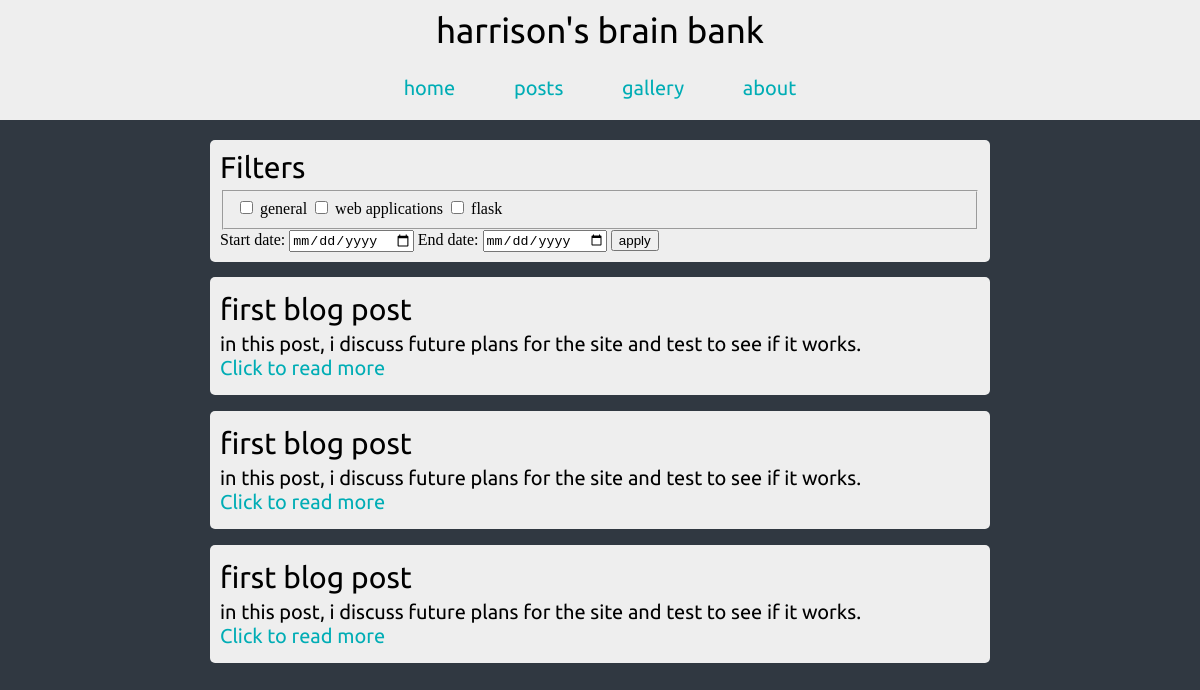
Page /posts on the earlier database version.
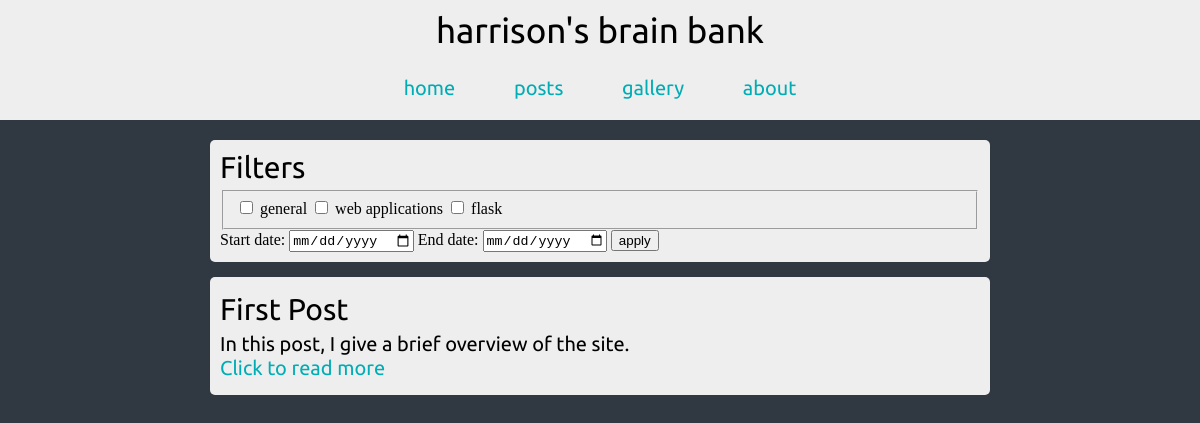
Same page on the later database version.
### tables this page shows
CREATE TABLE tag (
    id INTEGER PRIMARY KEY AUTOINCREMENT,
    name TEXT NOT NULL
);

CREATE TABLE post (
    id INTEGER PRIMARY KEY AUTOINCREMENT,
    created TIMESTAMP DEFAULT CURRENT_TIMESTAMP,
    title TEXT NOT NULL,
    description TEXT NOT NULL,
    body TEXT NOT NULL
);

### brainbank/routes.py (the view)
@current_app.route('/posts', methods=["GET", "POST"])
def posts():
    tags = db.get_tags()
    request_start = None
    request_end = None
    request_tags = []
    if request.method == "POST":
        request_start = request.form['start']
        request_end = request.form['end']
        request_tags = request.form.getlist('tags')
        posts = db.get_posts(startDate=request_start, endDate=request_end, tags=request_tags)
    else:
        posts = db.get_posts(orderByDate=True, limit=5)
    return render_template('posts.html', current='posts', tags=tags, posts=posts, \
                                         request_start=request_start, request_end=request_end, \
                                         request_tags=request_tags)

### brainbank/db.py (called while the page is built, shortened)
def get_db():
    if 'db' not in g:
        g.db = sqlite3.connect(
            app.config['DATABASE_URI'],
            detect_types=sqlite3.PARSE_DECLTYPES
        )
        g.db.row_factory = sqlite3.Row
    return g.db

def query_db(query, args=()):
    cur = get_db().execute(query, args)
    rv = cur.fetchall()
    cur.close()
    return rv

def get_posts(startDate=None, endDate=None, orderByDate=True, \
              tags=None, id=None, values=["*"], limit=None):
    query = 'SELECT '
    args = []
    query += ', '.join(values)
    query += ' FROM post '
    firstInList = True
    if startDate:
        query += 'WHERE '
        query += '? <= created '
        args.append(startDate)
        firstInList = False
    if orderByDate:
        query += 'ORDER BY created DESC '
    if limit:
        query += 'LIMIT ? '
        args.append(limit)
    return query_db(query, list(args))

def get_tags(post_ref=None):
    query = 'SELECT * FROM '
    query += 'post_tag INNER JOIN tag ON post_tag.tag_ref = tag.id '
    args = []
    if post_ref:
        query += 'WHERE '
        query += '? = post_tag.post_ref '
        args.append(post_ref)
    query += 'GROUP BY tag_ref '
    return query_db(query, args)

### brainbank/templates/posts.html (shortened to what this page needs)
{% extends 'layout.html' %}
{% block content %}
    <div class="content">
        <form class="content-alternating-boxes" method="POST" action="/posts">
            <link rel="stylesheet" href="{{ url_for('static', filename='css/filter.css') }}">
            <div class="filter" id="tag">
                <h2>Filters</h2>
                <fieldset id="tag-filter">
                    {% for t in tags %}
                        {% if (t['id'] | string) in request_tags %}
                            <input type="checkbox" name="tags" value={{ t['id'] }} checked>
                                {{ t['name'] }}
                            </input>
                        {% else %}
                            <input type="checkbox" name="tags" value={{ t['id'] }}>
                                {{ t['name'] }}
                        {% endif %}
                    {% endfor %}
                </fieldset>
                <label for="start">Start date:</label>
                {% if request_start %}
                    <input type="date" name="start" value={{request_start}}>
                {% else %}
                    <input type="date" name="start">
                {% endif %}
                <label for="end">End date:</label>
                {% if request_end %}
                    <input type="date" name="end" value={{request_end}}>
                {% else %}
                    <input type="date" name="end">
                {% endif %}
                <input type="submit" value="apply">
            </div>
            {% for i in range(posts | length) %}
                {% include 'post-snippet.html' %}
            {% endfor %}
        </div>
    </div>
{% endblock %}

### brainbank/templates/layout.html (shortened to what this page needs)
<!doctype html>
<html lang="en" dir="ltr">
    <head>
        <link rel="stylesheet" type="text/css" href="{{ url_for('static', filename='css/main.css') }}">
    </head>
    <body>
        <div class="layout">
            {% include 'navbar.html' %}
            {% block content %}{% endblock %}
    </body>
</html>

### brainbank/templates/navbar.html
<header>
    <link rel="stylesheet" href="{{ url_for('static', filename='css/navbar.css') }}">
    <h1>
        harrison's brain bank
    </h1>
    <nav>
        {% if current=="home" %}
            <a href="/" class="current">home</a>
        {% else %}
            <a href="/">home</a>
        {% endif %}
        {% if current=="journal" %}
            <a href="/posts" class="current">posts</a>
        {% else %}
            <a href="/posts">posts</a>
        {% endif %}
        {% if current=="gallery" %}
            <a href="/gallery" class="current">gallery</a>
        {% else %}
            <a href="/gallery">gallery</a>
        {% endif %}
        {% if current=="about" %}
            <a href="/about" class="current">about</a>
        {% else %}
            <a href="/about">about</a>
        {% endif %}
    </nav>
</header>

### brainbank/templates/post-snippet.html
<div class="post-snippet">
    <h2>{{ posts[i].title }}</h2>
    <div>{{ posts[i].description }}</div>
    <a href=" {{ '/post/%s'%posts[i].id }}">Click to read more</a>
</div>

### brainbank/static/css/main.css (style rules this page uses)
html, body { margin: 0; height: 100%; }
.layout { height: 100%; width: 100%; display: flex; flex-direction: column; align-items: center; overflow: auto; background-color: #303841; }
h1 { font: 35px 'Ubuntu', 'Lucida Bright'; }
h2 { font: 30px 'Ubuntu', 'Lucida Bright'; margin: 0 0 5px 0; }
a { color: #00adb5; text-decoration: None; }
.content { margin-top: 20px; width: 65%; }
.content-alternating-boxes { display: flex; flex-wrap: wrap; justify-content: space-between; }
.content-alternating-boxes > div { width: 47%; margin-bottom: 2%; }
.post-snippet { background-color: #eeeeee; border-radius: 5px; padding: 15px 10px; font: 20px 'Ubuntu', 'Lucida Bright'; }
@media screen and (max-width: 1300px) { .content-alternating-boxes > div { width: 100%; } }

### brainbank/static/css/navbar.css (style rules this page uses)
header { align-items: center; background-color: #eeeeee; display: flex; flex-direction: column; justify-content: space-around; width: 100%; }
h1 { margin: 10px 0; }
nav { display: flex; justify-content: space-evenly; margin: 10px 0 15px 0; width: 500px; }
nav a { font: 20px 'Ubuntu', 'Lucida Bright'; padding: 5px 5px; }

### brainbank/static/css/filter.css (style rules this page uses)
.filter { background-color: #eeeeee; border-radius: 5px; padding: 10px 10px; width: 500px; }

Differences in the rows shown:
removed post: title "first blog post", description "in this post, i discuss future plans for the site and test to see if it works."
removed post: title "first blog post", description "in this post, i discuss future plans for the site and test to see if it works."
Other differences:
new list line: "First Post In this post, I give a brief overview of the site."
new list line: "Click to read more"
list line gone: "Click to read more"
list line gone: "first blog post in this post, i discuss future plans for the site and test to see if it works."
